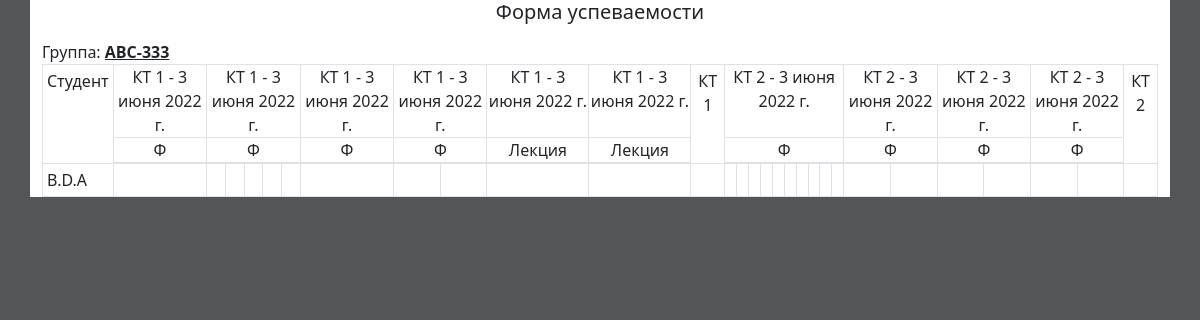
Page /accounts/profile/lca/1/performance on the committed database.
### indexing/models.py (models this page shows, shortened)
class List_Of_Control_Activities(models.Model):
    FACULTY_CHOICES = [
        ('МиП', 'МиП'),
        ('ТД', 'ТД'),
        ('КТиИБ', 'КТиИБ'),
        ('УЭФ', 'УЭФ'),
        ('ЭиФ', 'ЭиФ'),
        ('ЛиЖ', 'ЛиЖ'),
        ('ЮФ', 'ЮФ'),
    ]
    faculty = models.CharField(max_length=20, verbose_name='факультет', choices=FACULTY_CHOICES, default='КТиИБ')
    dean = models.CharField(max_length=350, verbose_name='декан')
    head_department = models.CharField(max_length=350, verbose_name='Зав.Кафедрой')
    date_of_approval = models.DateField(verbose_name='дата утверждения')
    teacher = models.ForeignKey(User, on_delete=models.CASCADE, verbose_name='Преподаватель')
    department = models.CharField(max_length=350, verbose_name='Кафедра')
    discipline = models.CharField(max_length=350, verbose_name='Дисциплина')
    course = models.IntegerField(verbose_name='Курс')
    semester = models.IntegerField(verbose_name='Семестр')
    group = models.ForeignKey(StudentGroup, verbose_name='Группа', on_delete=models.CASCADE)
    NAME_PA_CHOICES = [
        ('Экзамен', 'Экзамен'),
        ('Зачёт', 'Зачёт'),
    ]
    name_pa = models.CharField(verbose_name='Вид ПА', max_length=20, choices=NAME_PA_CHOICES, default='Экзамен')
    order_holding_pa = models.CharField(verbose_name='Порядок проведения ПА', max_length=350)
    evaluation_scale_pa = models.CharField(verbose_name='Шкала оценивания ПА', max_length=350)
    evaluation_criteria_pa = models.TextField(verbose_name='Критерии оценивания ПА')
    class Meta:
        verbose_name = 'Лист контрольных мероприятий'
        verbose_name_plural = 'Листы контрольных мероприятий'

class StudentGroup(models.Model):
    teacher = models.ManyToManyField(
        settings.AUTH_USER_MODEL,
        verbose_name='Преподаватель',
        related_name='student_groups',
        related_query_name='student_groups'
    )
    title = models.CharField(verbose_name='Название группы', unique=True, max_length=1000)
    class Meta:
        verbose_name = 'Группы студентов'
        verbose_name_plural = 'Группа студентов'

class GradeServiceSet(models.Model):
    check_point = models.ForeignKey(
        CheckPoint,
        verbose_name='Контрольная точка',
        on_delete=models.CASCADE,
        null=False,
        blank=False,
    )
    grade_service = models.ForeignKey(
        GradeService,
        verbose_name='Оценочное средство',
        on_delete=models.CASCADE,
        null=False,
        blank=False,
    )
    form_holding = models.ForeignKey(
        FormHolding,
        verbose_name='Форма проведения',
        on_delete=models.CASCADE,
        null=False,
        blank=False,
    )
    order_holding = models.ForeignKey(
        OrderHolding,
        verbose_name='Порядок проведения',
        on_delete=models.CASCADE,
        null=False,
        blank=False,
    )
    evaluation_quantity = models.IntegerField(verbose_name='Количество')
    evaluation_rate = models.DecimalField(
        max_digits=3,
        decimal_places=1,
        null=False,
        blank=False,
        verbose_name='Баллов за единицу'
    )
    evaluation_scale = models.TextField(
        verbose_name='Шкала оценивания',
        null=True,
        blank=True,
    )
    evaluation_criteria = models.TextField(verbose_name='Критерии оценивания')
    class Meta:
        verbose_name = 'Группа оценочных средств'
        verbose_name_plural = 'Группы оценочных средств'

class CheckPoint(models.Model):
    lca = models.ForeignKey(
        List_Of_Control_Activities,
        verbose_name='ЛКМ',
        on_delete=models.CASCADE,
        related_name='lca_checkpoints'
    )
    number = models.SmallIntegerField(verbose_name='Номер')
    date = models.DateField(verbose_name='Дата')
    class Meta:
        verbose_name = 'Контрольная точка'
        verbose_name_plural = 'Контрольные точки'

class GradeService(models.Model):
    name = models.CharField(
        verbose_name='Название',
        blank=False,
        null=False,
        max_length=350,
        unique=True,
    )
    class Meta:
        verbose_name = 'Оценочное средство'
        verbose_name_plural = 'Оценочные средства'
    def __str__(self):
        return self.name

class GradeItem(models.Model):
    grade_service_set = models.ForeignKey(
        GradeServiceSet,
        verbose_name='Группа оценочных стредств',
        on_delete=models.CASCADE,
        related_name='lca_grade_items'
    )
    date = models.DateField(
        blank=True,
        null=True,
        verbose_name='Дата занятия',
    )
    class Meta:
        verbose_name = 'Занятие (оценочное средство)'
        verbose_name_plural = 'Занятия (оценочное средства)'
        ordering = ['grade_service_set', 'date']

class Students(models.Model):
    teacher = models.ForeignKey(User, on_delete=models.CASCADE, verbose_name='Преподаватель')
    full_name = models.CharField(verbose_name='Фамилия Имя', max_length=1000, help_text='Савельев Максим')
    key = models.ForeignKey(StudentGroup, on_delete=models.CASCADE, verbose_name='Группа')
    class Meta:
        verbose_name = 'Студента'
        verbose_name_plural = 'Студенты'

### indexing/views.py (the view)
# urls.py: path('accounts/profile/lca/<int:pk>/performance', PerformancePrintView.as_view(), name='performance'),
class PerformancePrintView(DetailView):
    model = List_Of_Control_Activities
    template_name = 'pdf/performance.html'

### templates/pdf/performance.html (shortened to what this page needs)
<!doctype html>
<html lang="en">
<head>
    <link href="https://cdn.jsdelivr.net/npm/bootstrap@5.0.2/dist/css/bootstrap.min.css" rel="stylesheet">
</head>
<body style="background-color: #525659;">
{% with lca=list_of_control_activities %}
<div class="container" style="background-color: white;">
    <h5 style="text-align: center" class="mb-3">Форма успеваемости</h5>
    <p class="mb-0">Группа: <span class="text-decoration-underline" style="font-weight: bold;">{{ lca.group.title }}</span></p>
    {% with checkpoints=lca.lca_checkpoints.all %}
    <table class="table table-bordered table-sm">
        <tr>
            <td rowspan="3">
                Студент
            </td>
            {% for cp in checkpoints %}
                {% for gss in cp.gradeserviceset_set.all %}
                    <td class="p-0 text-center" colspan="{{ gss.evaluation_quantity }}">
                        КТ {{ cp.number }} - {{ cp.date }}
                    </td>
                {% endfor %}
                <td class="text-center" rowspan="3" id="cp_{{ cp.id }}">
                    КТ {{ cp.number }}
                </td>
            {% endfor %}
        </tr>
        <tr>
            {% for cp in checkpoints %}
                {% for gss in cp.gradeserviceset_set.all %}
                    <td class="p-0 text-center" colspan="{{ gss.evaluation_quantity }}">
                        {{ gss.grade_service }}
                    </td>
                {% endfor %}
            {% endfor %}
        </tr>
        <tr>
            {% for cp in checkpoints %}
                {% for gss in cp.gradeserviceset_set.all %}
                    {% for item in gss.lca_grade_items.all %}
                        <td class="p-0 text-center">
                        </td>
                    {% endfor %}
                {% endfor %}
            {% endfor %}
        </tr>
        {% for student in lca.group.students_set.all %}
            <tr>
                <td id="st_{{ student.id }}">
                    {{ student.full_name }}
                </td>
                {% for cp in checkpoints %}
                    {% for gss in cp.gradeserviceset_set.all %}
                        {% for item in gss.lca_grade_items.all %}
                            <td class="text-center">
                            </td>
                        {% endfor %}
                    {% endfor %}
                    <td class="text-center">
                    </td>
                {% endfor %}
            </tr>
        {% endfor %}
    </table>
    {% endwith %}
</div>
{% endwith %}
</body>
</html>

### rows in the picture
List_Of_Control_Activities: group "ABC-333"
CheckPoint: number "1", date "3 июня 2022 г."
GradeServiceSet: grade_service "Ф"
GradeServiceSet: grade_service "Ф"
GradeServiceSet: grade_service "Ф"
GradeServiceSet: grade_service "Ф"
GradeServiceSet: grade_service "Лекция"
GradeServiceSet: grade_service "Лекция"
CheckPoint: number "2", date "3 июня 2022 г."
GradeServiceSet: grade_service "Ф"
GradeServiceSet: grade_service "Ф"
GradeServiceSet: grade_service "Ф"
GradeServiceSet: grade_service "Ф"
Students: full_name "B.D.A"
